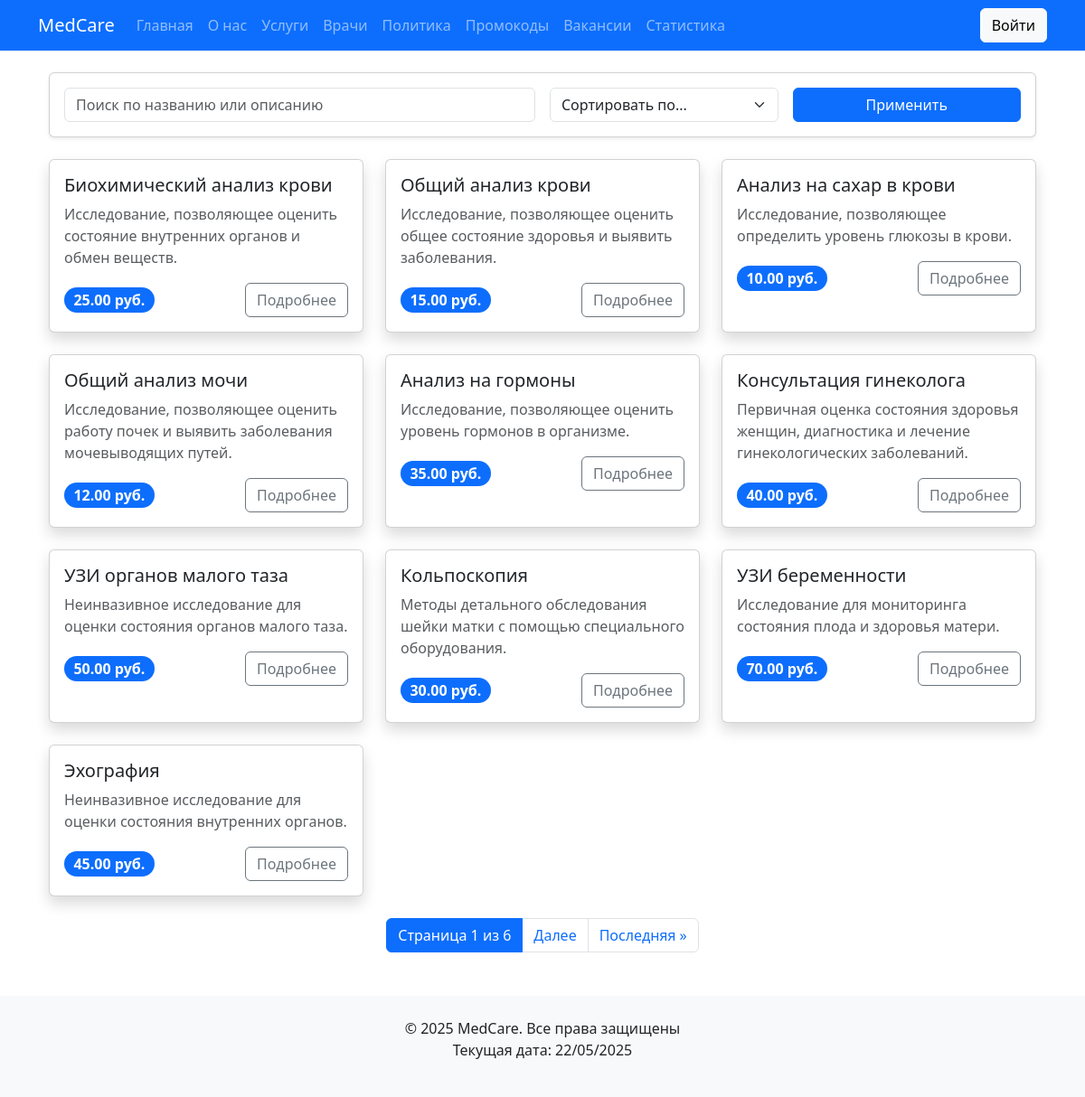
Page /services/ on the committed database.
### core/models.py (models this page shows, shortened)
class Service(models.Model):
    name = models.CharField(max_length=200, verbose_name="Название")
    short_description = models.CharField(
        max_length=200,
        verbose_name="Краткое описание"
    )
    full_description = models.TextField(verbose_name="Полное описание")
    price = models.DecimalField(
        max_digits=10,
        decimal_places=2,
        verbose_name="Стоимость"
    )
    duration = models.DurationField(verbose_name="Продолжительность")

### core/views.py (the view)
# urls.py: path('services/', ServiceListView.as_view(), name='services'),
class ServiceListView(ListView):
    model = Service
    paginate_by = 10
    template_name = 'core/services.html'
    context_object_name = 'services'
    filterset_class = ServiceFilter
    def get_queryset(self):
        queryset = super().get_queryset()
        self.filterset = self.filterset_class(self.request.GET, queryset=queryset)
        return self.filterset.qs.distinct()
    def get_context_data(self, **kwargs):
        context = super().get_context_data(**kwargs)
        context['filter'] = self.filterset
        return context

### core/templates/core/services.html (shortened to what this page needs)
{% extends "core/base.html" %}
{% block content %}
<div class="container mt-4">
    <div class="card mb-4 shadow-sm">
        <div class="card-body">
            <form method="get" class="row g-3">
                <div class="col-md-6">
                    <input type="text"
                           name="search"
                           class="form-control"
                           placeholder="Поиск по названию или описанию"
                           value="{{ filter.form.search.value|default:'' }}">
                </div>
                <div class="col-md-3">
                    <select name="order_by" class="form-select">
                        <option value="">Сортировать по...</option>
                    </select>
                </div>
                <div class="col-md-3">
                    <div class="d-grid gap-2">
                        <button type="submit" class="btn btn-primary">
                             Применить
                        </button>
                    </div>
                </div>
            </form>
        </div>
    </div>
    <div class="row row-cols-1 row-cols-md-2 row-cols-lg-3 g-4">
        {% for service in services %}
        <div class="col">
            <div class="card h-100 shadow">
                <div class="card-body">
                    <h5 class="card-title">{{ service.name }}</h5>
                    <p class="card-text text-muted">{{ service.short_description }}</p>
                    <div class="d-flex justify-content-between align-items-center">
                        <span class="badge bg-primary rounded-pill fs-6">
                            {{ service.price }} руб.
                        </span>
                        <a href="{% url 'service-detail' service.pk %}"
                           class="btn btn-outline-secondary">
                            Подробнее
                        </a>
                    </div>
                </div>
            </div>
        </div>
        {% empty %}
        <div class="col-12">
            <div class="alert alert-warning">Ничего не найдено</div>
        </div>
        {% endfor %}
    </div>
    {% if page_obj %}
    <nav class="mt-4">
        <ul class="pagination justify-content-center">
            <li class="page-item active">
                <span class="page-link">
                    Страница {{ page_obj.number }} из {{ page_obj.paginator.num_pages }}
                </span>
            </li>
            {% if page_obj.has_next %}
            <li class="page-item">
                <a class="page-link" href="?page={{ page_obj.next_page_number }}">Далее</a>
            </li>
            <li class="page-item">
                <a class="page-link" href="?page={{ page_obj.paginator.num_pages }}">Последняя &raquo;</a>
            </li>
            {% endif %}
        </ul>
    </nav>
    {% endif %}
</div>
{% endblock %}

### core/static/css/style.css (style rules this page uses)
body { font-family: 'Arial', sans-serif; }
.card { transition: transform 0.3s; }

### rows in the picture
Service: name "Биохимический анализ крови", short_description "Исследование, позволяющее оценить состояние внутренних органов и обмен веществ.", price "25.00"
Service: name "Общий анализ крови", short_description "Исследование, позволяющее оценить общее состояние здоровья и выявить заболевания.", price "15.00"
Service: name "Анализ на сахар в крови", short_description "Исследование, позволяющее определить уровень глюкозы в крови.", price "10.00"
Service: name "Общий анализ мочи", short_description "Исследование, позволяющее оценить работу почек и выявить заболевания мочевыводящих путей.", price "12.00"
Service: name "Анализ на гормоны", short_description "Исследование, позволяющее оценить уровень гормонов в организме.", price "35.00"
Service: name "Консультация гинеколога", short_description "Первичная оценка состояния здоровья женщин, диагностика и лечение гинекологических заболеваний.", price "40.00"
Service: name "УЗИ органов малого таза", short_description "Неинвазивное исследование для оценки состояния органов малого таза.", price "50.00"
Service: name "Кольпоскопия", short_description "Методы детального обследования шейки матки с помощью специального оборудования.", price "30.00"
Service: name "УЗИ беременности", short_description "Исследование для мониторинга состояния плода и здоровья матери.", price "70.00"
Service: name "Эхография", short_description "Неинвазивное исследование для оценки состояния внутренних органов.", price "45.00"

### other values in the picture
{{ page_obj.number }} "1"
{{ page_obj.paginator.num_pages }} "6"
